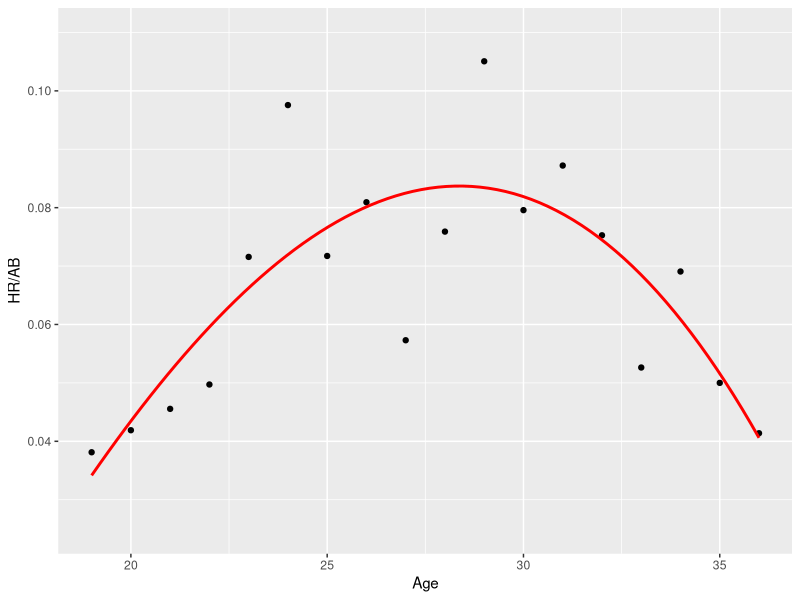

Reproduce this figure in R.
## ---- chunk 1
knitr::opts_chunk$set(echo = FALSE, 
                      message = FALSE, warnings = FALSE)
## ---- chunk 2
require(LearnBayes)
require(ggplot2)
require(dplyr)
ggplot(filter(sluggerdata, Player=="Mantle" ),
       aes(Age, HR / AB)) + geom_point() +
stat_smooth(method="lm", se=TRUE, fill=NA,
            formula=y ~ poly(x, 3, raw=TRUE),colour="red") +
  ylim(.025, .110)
